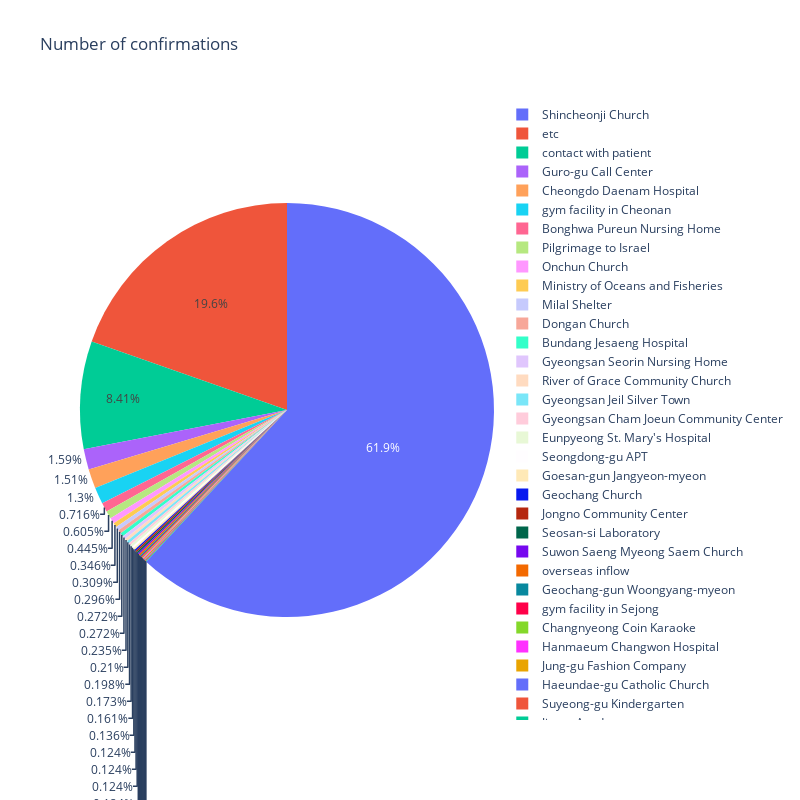

Write notebook code for a chart like this one.
### Markdown cell above
So the demografics and infrastructue do not seem to influence the number of confirmations very much. The development of a model based on those features is therefore not reasonable. Let's check if the number of confirmations is related to certain events and to locations. Therefore we investigate the infection cases with respect to the number of corresponding confirmed cases.

### Code cell
df=df_dict['Case']
df_cases_sorted_sum=df.groupby('infection_case').sum().confirmed


fig = go.Figure(data=[go.Pie(labels=df_cases_sorted_sum.index, values=df_cases_sorted_sum)])
fig.update_layout(height=800,
                  width=800,
                  title_text="Number of confirmations",
                  template="plotly_white")
fig.show()

### Figure 1 — Plotly figure (JSON) as saved in the notebook; plotly's stock layout.template omitted (floating-point values rounded to 4 significant figures)
{"data": [{"labels": ["Bonghwa Pureun Nursing Home", "Bundang Jesaeng Hospital", "Changnyeong Coin Karaoke", "Cheongdo Daenam Hospital", "Dongan Church", "Eunpyeong St. Mary's Hospital", "Geochang Church", "Geochang-gun Woongyang-myeon", "Goesan-gun Jangyeon-myeon", "Guro-gu Call Center", "Gyeongsan Cham Joeun Community Center", "Gyeongsan Jeil Silver Town", "Gyeongsan Seorin Nursing Home", "Haeundae-gu Catholic Church", "Hanmaeum Changwon Hospital", "Jin-gu Academy", "Jongno Community Center", "Jung-gu Fashion Company", "Milal Shelter", "Ministry of Oceans and Fisheries", "Onchun Church", "Pilgrimage to Israel", "River of Grace Community Church", "Seongdong-gu APT", "Seosan-si Laboratory", "Shincheonji Church", "Suwon Saeng Myeong Saem Church", "Suyeong-gu Kindergarten", "contact with patient", "etc", "gym facility in Cheonan", "gym facility in Sejong", "overseas inflow"], "type": "pie", "values": [58, 22, 7, 122, 24, 14, 10, 8, 11, 129, 16, 17, 22, 6, 7, 4, 10, 7, 25, 28, 36, 49, 19, 13, 10, 5012, 10, 6, 681, 1589, 105, 8, 10]}], "layout": {"height": 800, "title": {"text": "Number of confirmations"}, "width": 800}}
